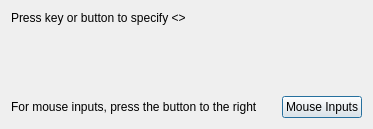
<?xml version="1.0" encoding="UTF-8"?>
<ui version="4.0">
 <class>SeqPollingDialog</class>
 <widget class="QDialog" name="SeqPollingDialog">
  <property name="geometry">
   <rect>
    <x>0</x>
    <y>0</y>
    <width>373</width>
    <height>129</height>
   </rect>
  </property>
  <property name="windowTitle">
   <string notr="true">Specify &lt;&lt;FPO&gt;&gt;</string>
  </property>
  <layout class="QVBoxLayout" name="verticalLayout">
   <item>
    <widget class="QLabel" name="instructionsLabel">
     <property name="sizePolicy">
      <sizepolicy hsizetype="Preferred" vsizetype="Expanding">
       <horstretch>0</horstretch>
       <verstretch>0</verstretch>
      </sizepolicy>
     </property>
     <property name="text">
       <string notr="true">Press key or button to specify &lt;&lt;FPO&gt;&gt;</string>
     </property>
     <property name="alignment">
      <set>Qt::AlignLeading|Qt::AlignLeft|Qt::AlignTop</set>
     </property>
    </widget>
   </item>
   <item>
    <widget class="QWidget" name="widget" native="true">
     <property name="sizePolicy">
      <sizepolicy hsizetype="Preferred" vsizetype="Minimum">
       <horstretch>0</horstretch>
       <verstretch>0</verstretch>
      </sizepolicy>
     </property>
     <property name="maximumSize">
      <size>
       <width>16777215</width>
       <height>16777215</height>
      </size>
     </property>
     <layout class="QHBoxLayout" name="horizontalLayout">
      <property name="spacing">
       <number>0</number>
      </property>
      <property name="leftMargin">
       <number>0</number>
      </property>
      <property name="topMargin">
       <number>0</number>
      </property>
      <property name="rightMargin">
       <number>0</number>
      </property>
      <property name="bottomMargin">
       <number>0</number>
      </property>
      <item>
       <widget class="QLabel" name="label_2">
        <property name="sizePolicy">
         <sizepolicy hsizetype="Expanding" vsizetype="Minimum">
          <horstretch>0</horstretch>
          <verstretch>0</verstretch>
         </sizepolicy>
        </property>
        <property name="text">
         <string>For mouse inputs, press the button to the right</string>
        </property>
       </widget>
      </item>
      <item>
       <widget class="QPushButton" name="specifyMouseInputButton">
        <property name="sizePolicy">
         <sizepolicy hsizetype="Minimum" vsizetype="Minimum">
          <horstretch>0</horstretch>
          <verstretch>0</verstretch>
         </sizepolicy>
        </property>
        <property name="text">
         <string>Mouse Inputs</string>
        </property>
       </widget>
      </item>
     </layout>
    </widget>
   </item>
  </layout>
 </widget>
 <resources/>
 <connections/>
</ui>
